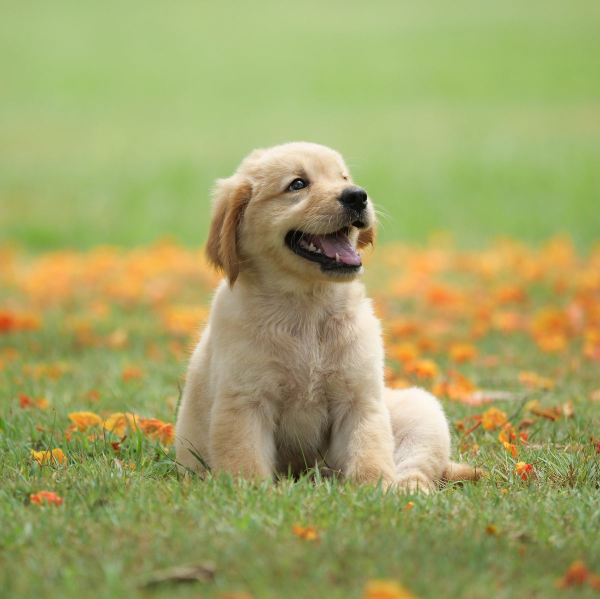
#> input picture dog.jpg, 1200 x 1197 px (shown at 1/2 size)
$ python final_image_app.py
#> lines starting #> are read from the running program, lines starting #| are printed output that depends on the picture; after the words box and inside, x2 and y2 are one past the last pixel; in counts of white or black regions, pixels touching at a corner belong together


import importlib
import numpy as np
import matplotlib.pyplot as plt
from scipy import ndimage as ndi
from skimage import feature, io, segmentation, color
from skimage.color import rgb2gray, gray2rgb, convert_colorspace
from skimage.transform import probabilistic_hough_line, resize
from time import time

original_img = io.imread("dog.jpg")
#> original_img is the input picture: shape (1197, 1200, 3); mean R, G, B 161.9, 164.3, 102.4
img = ndi.gaussian_filter(rgb2gray(original_img), 2.5)
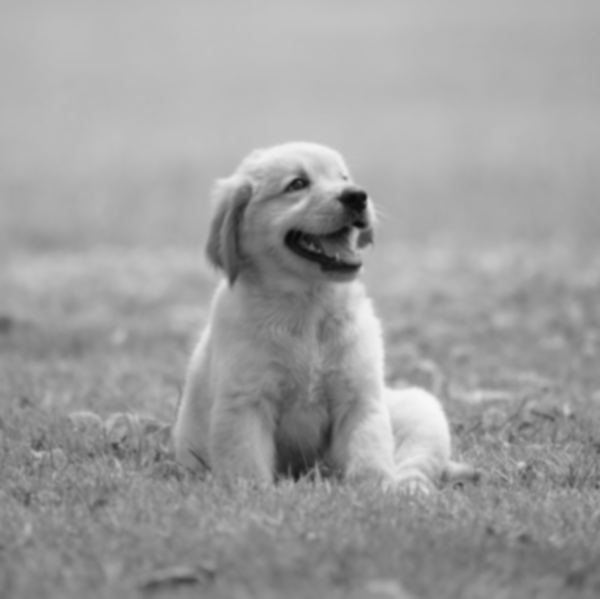
#> img: shape (1197, 1200) float64 (shown at 1/2 size); min 0.0351, max 0.971, mean 0.625
img = feature.canny(img, sigma=3)
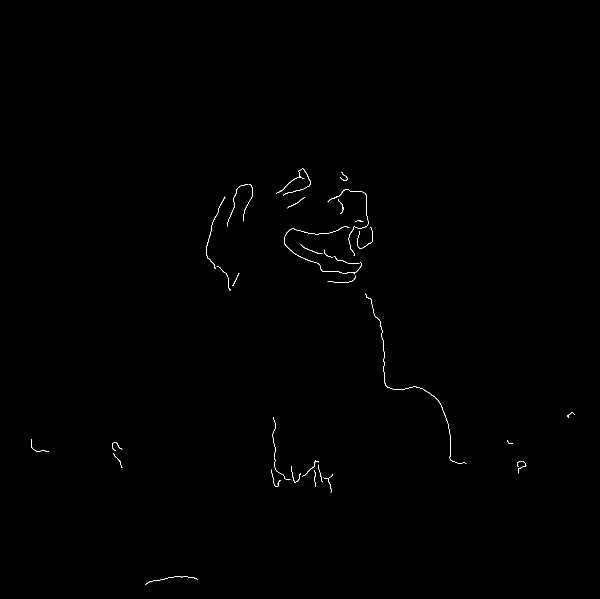
#> img: shape (1197, 1200) bool (shown at 1/2 size); 0.23% white in thin lines or dots, all inside (x1, y1, x2, y2) = (62, 337, 1149, 1170)
img1 = (255 - img) * 2
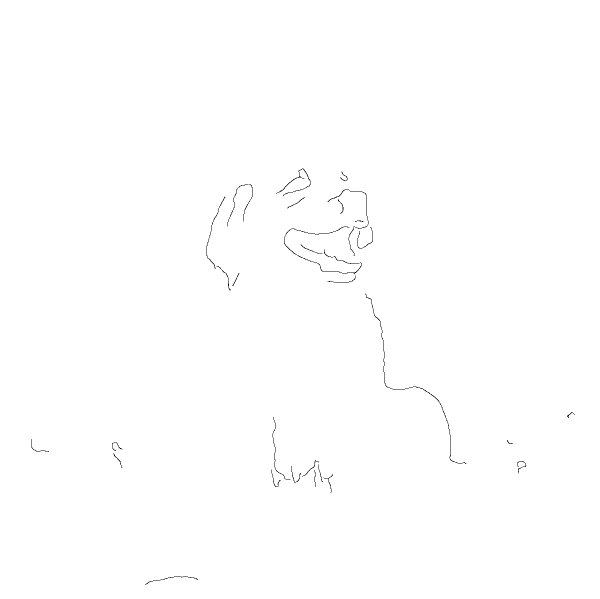
#> img1: shape (1197, 1200) int64 (shown at 1/2 size); values 508 (black) and 510 (white), 99.8% white; black in thin lines or dots, all inside (x1, y1, x2, y2) = (62, 337, 1149, 1170)

# io.imshow(img)

original_img = io.imread("dog.jpg")
img = ndi.gaussian_filter(rgb2gray(original_img), 3)
img = feature.canny(img, sigma=4)
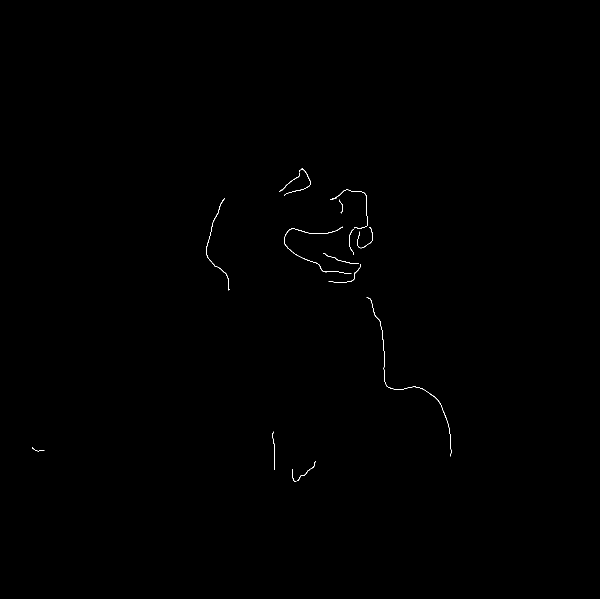
#> img: shape (1197, 1200) bool (shown at 1/2 size); 0.14% white in thin lines or dots, all inside (x1, y1, x2, y2) = (64, 337, 903, 964)
img = 255 - img
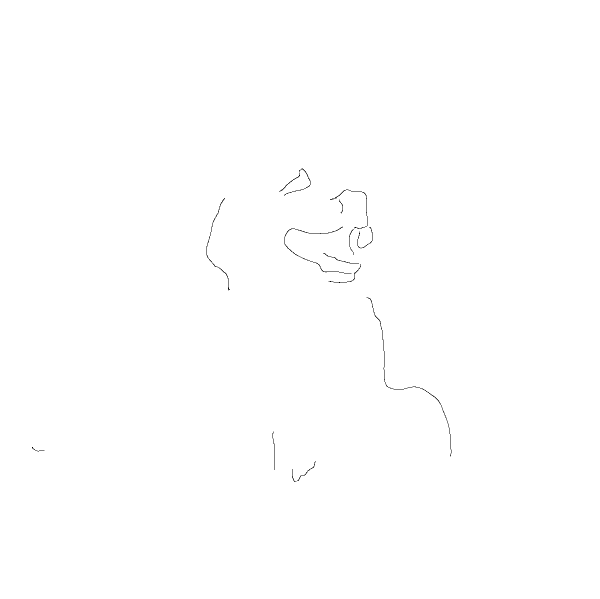
#> img: shape (1197, 1200) int64 (shown at 1/2 size); values 254 (black) and 255 (white), 99.9% white; black in thin lines or dots, all inside (x1, y1, x2, y2) = (64, 337, 903, 964)


io.imshow(img1 + img, cmap='gray')


plt.show()
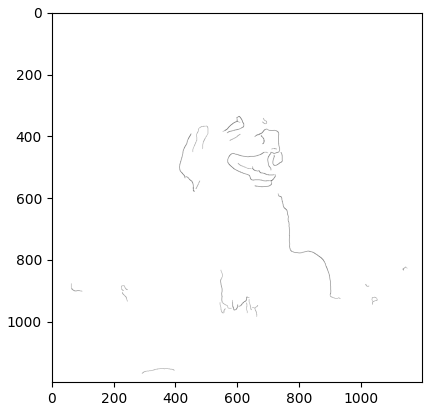
#> figure drawn by matplotlib, 1 panel
